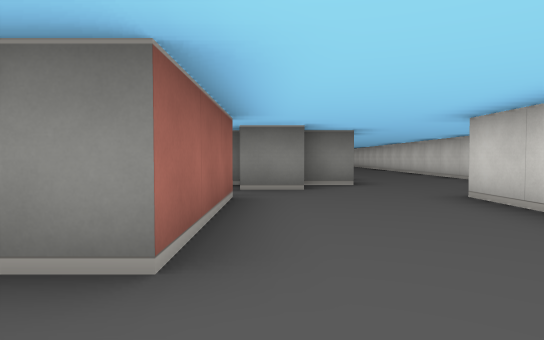
view 1 (above)

16 first-person views from a walk through a cub3D maze. The camera is about half as high as the walls, tilts 2° down and sees 75° across. The floor is counted in squares. Each view is taken from the middle of a square. On the plan, view 1 faces up. The plan holds only what a view shows up to about 9 squares ahead; the rest is blank.

view 2
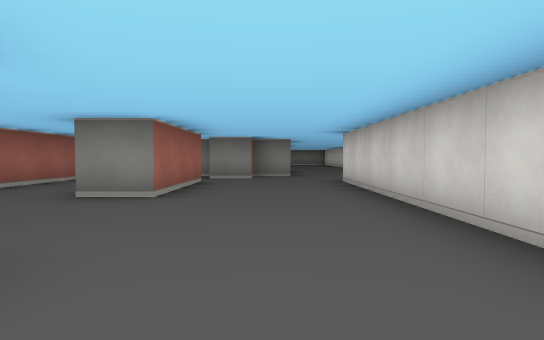

view 3
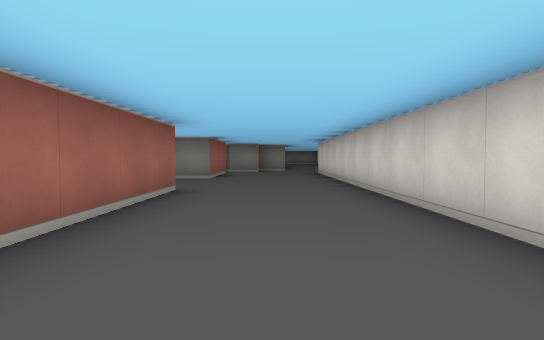

view 4
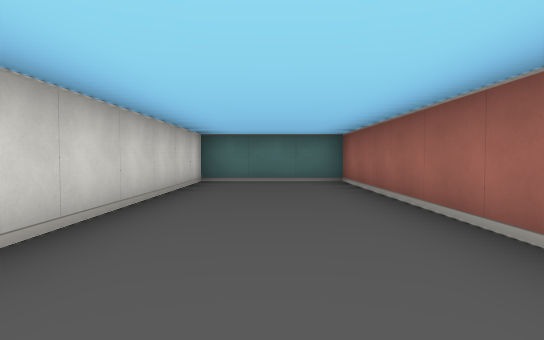

view 5
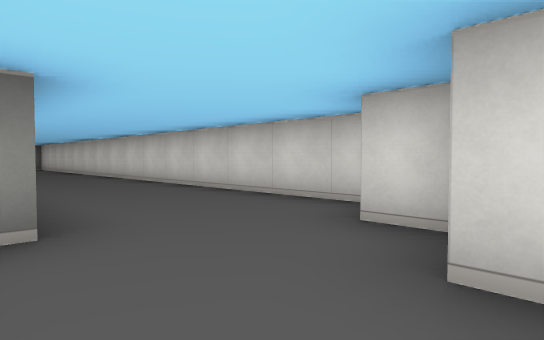

view 6
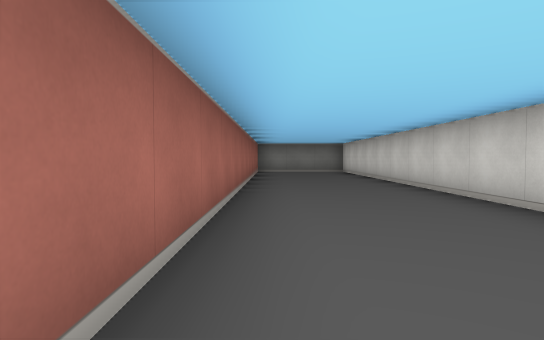

view 7
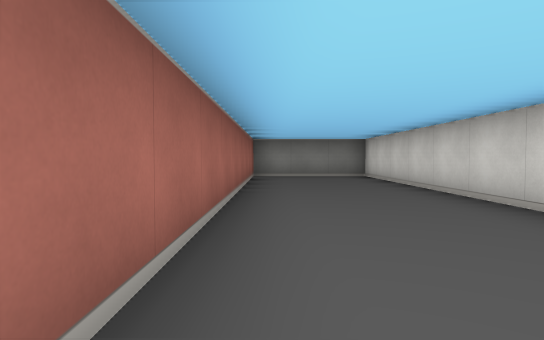

view 8
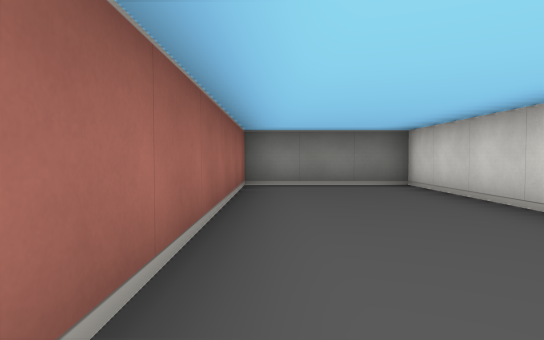

view 9
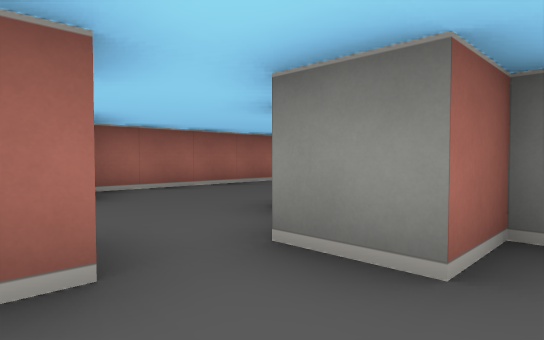

view 10
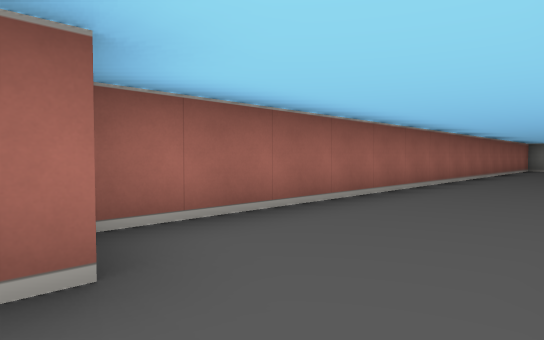

view 11
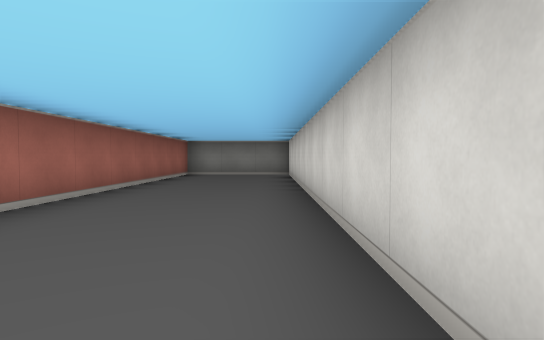

view 12
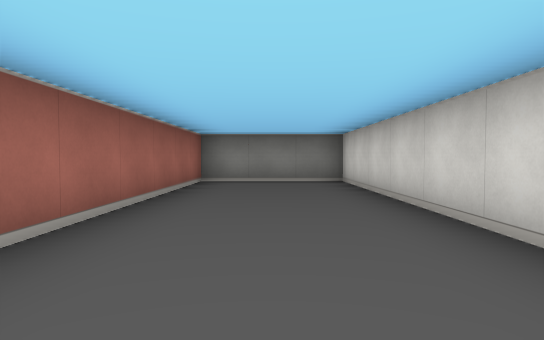

view 13
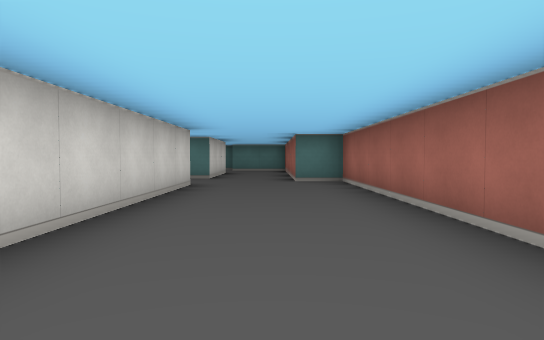

view 14
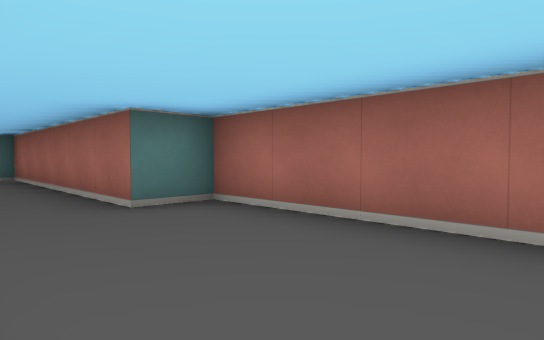

view 15
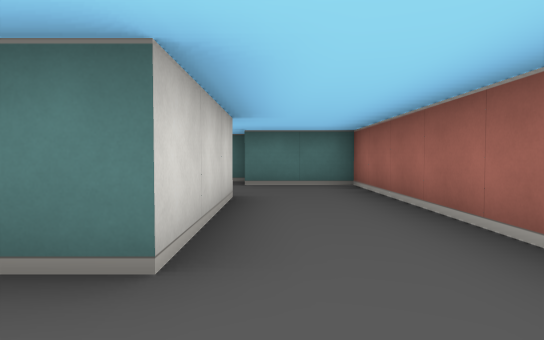

view 16
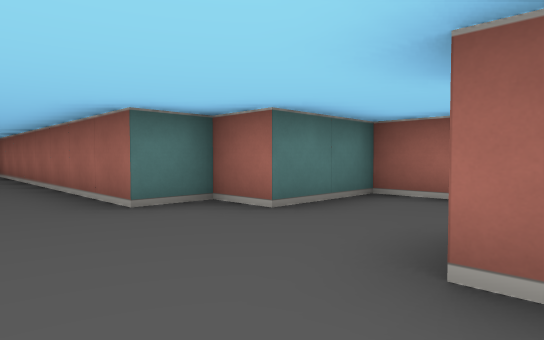

### Floor plan
Points are (right, up) in squares from view 1. A wall is a line through its corners. A room is listed if a view was taken in it or the views show most of it. See-through windows are left out.
Room 1 (views 1, 2, 3, 4, 5, 6, 7, 8, 9, 10, 11, 12, 13, 14, 15, 16)
walls: (1.6, 6.5) (0.5, 6.5) (0.5, 5.5) (-0.5, 5.5); (-0.5, 4.5) (-0.5, 1.5) (-1.5, 1.5) (-1.5, 4.5) (-0.5, 4.5); (-1.5, 6.5) (-1.5, 20.5) (-4.5, 20.5) (-4.5, 5.5) (-3.5, 5.5) (-3.5, -0.5) (-1.5, -0.5) (-1.5, -1.5) (-0.5, -1.5) (-0.5, -9.5) (2.5, -9.5) (2.5, 4.5); (3.5, 4.8) (3.5, 5.5); (4.5, 6) (4.5, 20.5) (1.5, 20.5) (1.5, 8.6)

Where each view was taken, in squares from view 1:
view 1: 0 up, 0 right, facing up
view 2: 3 down, 1 right, facing up
view 3: 7 down, 1 right, facing up
view 4: 2 down, 1 right, facing down
view 5: 4 up, 1 right, facing up-right
view 6: 8 up, 2 right, facing up
view 7: 11 up, 2 right, facing up
view 8: 14 up, 2 right, facing up
view 9: 4 up, 1 right, facing up-left
view 10: 5 up, 2 left, facing up-left
view 11: 10 up, 2 left, facing up
view 12: 13 up, 3 left, facing up
view 13: 13 up, 3 left, facing down
view 14: 9 up, 2 left, facing down-left
view 15: 6 up, 2 left, facing down
view 16: 2 up, 1 right, facing down-left
